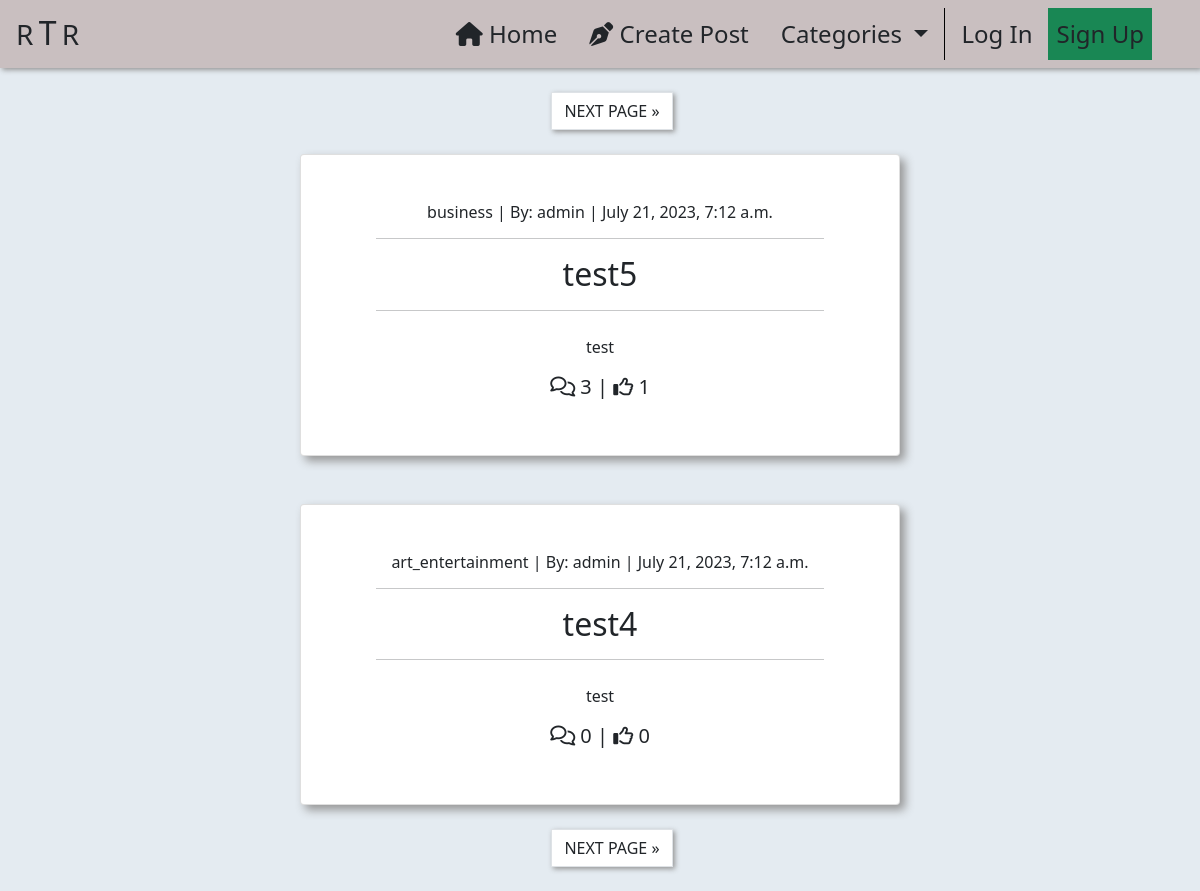
The page / on the database its author committed.
### home/models.py (models this page shows, shortened)
class Post(models.Model):
    title = models.CharField(max_length=200)
    slug = models.SlugField(
        max_length=200,
        null=True,
        blank=True
    )
    author = models.ForeignKey(
        User,
        on_delete=models.CASCADE,
        related_name='posts'
    )
    excerpt = models.TextField(max_length=300, null=True, blank=True)
    content = models.TextField()
    category = models.ForeignKey(
        Category,
        max_length=30,
        null=True,
        blank=True,
        on_delete=models.SET_NULL
    )
    created_on = models.DateTimeField(auto_now_add=True)
    status = models.IntegerField(choices=STATUS, default=1)
    likes = models.ManyToManyField(User, related_name='likes', blank=True)
    class Meta:
        ordering = ['-created_on']

class Category(models.Model):
    class Meta:
        verbose_name_plural = 'Categories'
    friendly_name = models.CharField(max_length=254)
    name = models.CharField(max_length=254, null=True, blank=True)
    def get_friendly_name(self):
        return self.friendly_name

### home/views.py (the view)
# urls.py: path('', views.PostList.as_view(), name="index"),
class PostList(ListView):
    model = Post
    ordering = ['-created_on']
    template_name = "home/index.html"
    paginate_by = 2
    def get_queryset(self):
        category = self.request.GET.get('category')
        if category is not None:
            return Post.objects.filter(
                    category=category
                   ).order_by('-created_on')
        else:
            return Post.objects.all().order_by('-created_on')
    def get_context_data(self, **kwargs):
        context = super().get_context_data(**kwargs)
        context["category"] = self.request.GET.get('category', None)
        return context

### home/context_processors.py (called while the page is built)
def categories(request):
    return {
        'categories': Category.objects.all()
    }

### home/templates/home/index.html (shortened to what this page needs)
{% extends "base.html" %}
{% load static %}
{% block content %}
    <div class="container-fluid p-0">
        {% if is_paginated %}
            <nav aria-label="Upper page navigation">
                <ul class="pagination justify-content-center mt-4">
                    {% if page_obj.has_next %}
                        <li>
                            <a href="?page={{ page_obj.next_page_number }}{% if category != None %}&category={{ category }}{% endif %}"
                               class="page-link text-dark ms-4 box-shadow-smol">
                                NEXT PAGE &raquo;
                            </a>
                        </li>
                    {% endif %}
                </ul>
            </nav>
        {% endif %}
        <div class="row g-0">
            <div class="col-md-8 col-lg-6 offset-md-2 offset-lg-3 text-center">
                {% for post in post_list %}
                    <div class="card box-shadow-large card-border {% if is_paginated and forloop.first %}
                                                    mt-2
                                                 {% else %}
                                                    mt-5
                                                {% endif %}
                                                ">
                        <a href="{% url 'post_detail' post.slug %}"
                            class="post-detail-link d-block my-5 text-dark text-decoration-none">
                            <h6>{{ post.category.name }} | By: {{ post.author | safe }}
                                <span class="post-date"> | {{ post.created_on }}</span>
                            </h6>
                            <hr class="w-75" style="margin-left: 12.5%;">
                            <h2 class="card-title">
                                {{ post.title }}
                            </h2>
                            <hr class="w-75" style="margin-left: 12.5%;">
                            {% if post.excerpt %}
                                <p class="mt-4 mx-2">{{ post.excerpt }}</p>
                            {% endif %}
                            <h5>
                                <span><i class="fa-regular fa-comments"></i> {{ post.comments.count }}</span> |
                                <span><i class="fa-regular fa-thumbs-up"></i> {{ post.likes.count }}</span>
                            </h5>
                        </a>
                    </div>
                {% endfor %}
                {% if is_paginated %}
                    <nav aria-label="Upper page navigation">
                        <ul class="pagination justify-content-center mt-4 mb-4">
                            {% if page_obj.has_next %}
                                <li>
                                    <a href="?page={{ page_obj.next_page_number }}{% if category != None %}&category={{ category }}{% endif %}"
                                       class="page-link text-dark ms-4 box-shadow-smol">
                                        NEXT PAGE &raquo;
                                    </a>
                                </li>
                            {% endif %}
                        </ul>
                    </nav>
                {% endif %}
            </div>
        </div>
    </div>
{% endblock %}

### templates/base.html (shortened to what this page needs)
{% load static %}
<!DOCTYPE html>
<html class="h-100 w-100" lang="en">
    <head>
        {% block corecss %}
            <link rel="stylesheet"
                  href="https://cdnjs.cloudflare.com/ajax/libs/font-awesome/5.15.3/css/all.min.css"
            >
            <link href="https://cdn.jsdelivr.net/npm/bootstrap@5.0.1/dist/css/bootstrap.min.css"
                  rel="stylesheet"
            >
            <link rel="stylesheet"
                  href="{% static 'css/base.css' %}"
            >
        {% endblock %}
    </head>
    <body class="h-100 w-100 d-flex flex-column bg-alice">
        <nav class="navbar navbar-expand-lg navbar-light bg-ghost box-shadow-smol">
            <a class="navbar-brand ms-3" href="{% url 'index' %}">
                <span class="fs-3 text-dark">R</span>
                <h2 class="d-inline text-dark">T</h2>
                <span class="fs-3 text-dark me-5">R</span>
            </a>
            <div class="collapse navbar-collapse" id="navbarNavDropdown">
              <ul class="navbar-nav ms-auto me-5">
                <li class="nav-item">
                  <a class="nav-link ms-2 me-2 text-dark fs-4"
                     href="{% url 'index' %}">
                    <i class="fa-solid fa-house"></i>
                    Home
                  </a>
                </li>
                <li class="nav-item">
                  <a class="nav-link ms-2 me-2 text-dark fs-4"
                     href="{% url 'create_post' %}">
                    <i class="fa-sharp fa-solid fa-pen-nib"></i>
                    Create Post
                  </a>
                </li>
                <li class="nav-item dropdown">
                  <a class="nav-link dropdown-toggle ms-2 me-2 text-dark fs-4"
                     href="#"
                     id="categories-dropdown" data-bs-toggle="dropdown"
                     aria-haspopup="true" aria-expanded="false">
                    Categories
                  </a>
                </li>
                {% if user.is_authenticated %}
                  <li class="nav-item dropdown">
                    <a class="nav-link dropdown-toggle ms-2 text-dark fs-4" href="#"
                       id="userDropDown" data-bs-toggle="dropdown"
                       aria-haspopup="true" aria-expanded="false">
                      <i class="fa-solid fa-user"></i>
                      {{ user.username }}
                    </a>
                    <div class="dropdown-menu p-0 border-0 m-0 bg-ghost" aria-labelledby="userDropDown">
                      <a class="dropdown-item bg-ghost text-dark fs-5" href="{% url 'profile' %}">
                        Profile
                      </a>
                      <a class="dropdown-item bg-ghost text-dark fs-5" href="">
                        User Settings
                      </a>
                      <a class="dropdown-item bg-ghost text-dark fs-5" href="{% url 'account_logout' %}">
                        Log Out
                      </a>
                    </div>
                  </li>
                {% else %}
                  <li class="nav-item ml-auto">
                    <a class="nav-link fs-4 ms-2 text-dark"
                       href="{% url 'account_login' %}">
                       Log In
                    </a>
                  </li>
                  <li class="nav-item">
                    <a class="nav-link fs-4 ms-2 text-dark btn-success"
                       href="{% url 'account_signup' %}">
                      Sign Up
                    </a>
                  </li>
                {% endif %}
              </ul>
            </div>
          </nav>
        {% block content %}
        {% endblock content %}
    </body>
</html>

### static/css/base.css (style rules this page uses)
.box-shadow-large { box-shadow: 5px 5px 10px rgb(150, 150, 150); }
.box-shadow-smol { box-shadow: 2px 2px 5px rgb(150, 150, 150); }
.bg-alice { background-color: #E4EBF1; }
.bg-ghost { background-color: #c9bfc0; }

### rows shown on the page
Post: category.name "business", author "admin", created_on "July 21, 2023, 7:12 a.m.", title "test5", excerpt "test", comments.count "3", likes.count "1"
Post: category.name "art_entertainment", author "admin", created_on "July 21, 2023, 7:12 a.m.", title "test4", excerpt "test", comments.count "0", likes.count "0"
